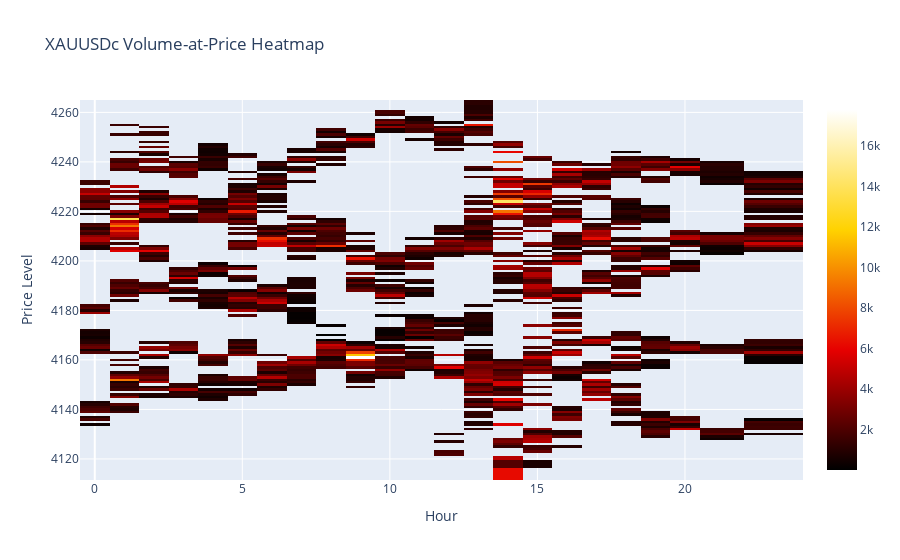

Source (notebook cell):
### Code cell
df["price_bin"] = (df["close"] / 1).round(0)

heatmap = df.pivot_table(
    values="tick_volume",
    index="price_bin",
    columns="hour",
    aggfunc="sum"
)

fig = go.Figure(go.Heatmap(
    z=heatmap.values,
    x=heatmap.columns,
    y=heatmap.index,
    colorscale="Hot"
))

fig.update_layout(
    title="XAUUSDc Volume-at-Price Heatmap",
    xaxis_title="Hour",
    yaxis_title="Price Level"
)

fig.show()

### Figure 1 — Plotly figure (JSON) as saved in the notebook; plotly's stock layout.template omitted (floating-point values rounded to 4 significant figures; data arrays with more than 128 entries replaced by an {"elided": "..."} marker saying what was removed)
{"data": [{"colorscale": [[0, "rgb(0,0,0)"], [0.3333, "rgb(230,0,0)"], [0.6667, "rgb(255,210,0)"], [1, "rgb(255,255,255)"]], "type": "heatmap", "x": [0, 1, 2, 3, 4, 5, 6, 7, 8, 9, 10, 11, 12, 13, 14, 15, 16, 17, 18, 19, 20, 21, 23], "y": {"elided": "144 float values"}, "z": {"elided": "144x23 float values"}}], "layout": {"title": {"text": "XAUUSDc Volume-at-Price Heatmap"}, "xaxis": {"title": {"text": "Hour"}}, "yaxis": {"title": {"text": "Price Level"}}}}
